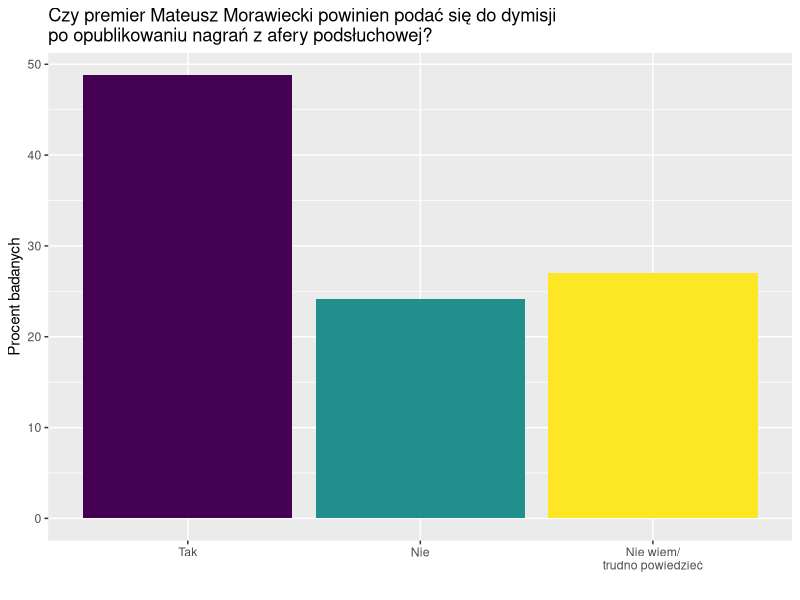

Recreate this plot in R.
## ---- chunk 1
library(ggplot2)

x <- data.frame(
  group = factor(x=c(1,2,3), labels=c("Tak", "Nie", "Nie wiem/\ntrudno powiedzieć"), ordered=TRUE),
  value = c(48.8, 24.2, 27.0))

plot <- ggplot(x, aes(x = group, y = value, fill = group)) + geom_bar(stat = "identity") +
  labs(y = "Procent badanych", fill = "Odpowiedź", x = "", title = "Czy premier Mateusz Morawiecki powinien podać się do dymisji \npo opublikowaniu nagrań z afery podsłuchowej?") + guides(fill=FALSE)
  
plot

